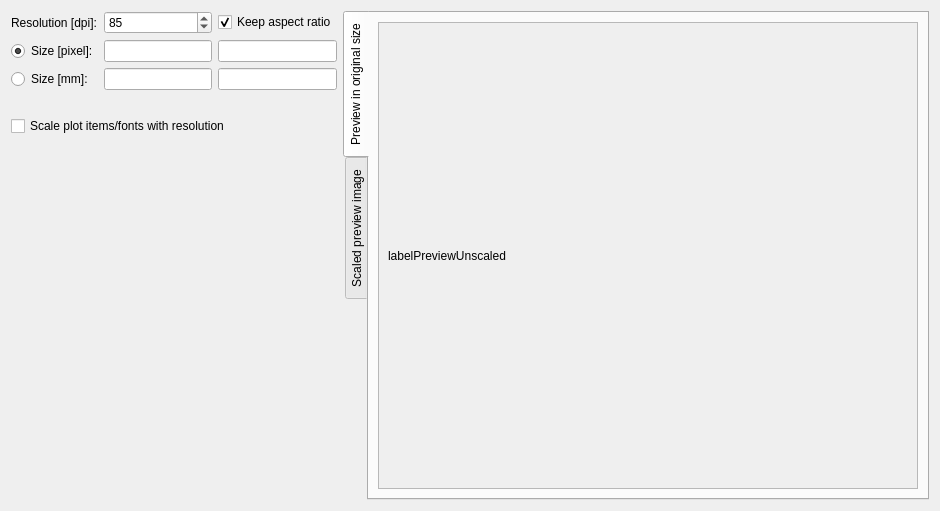
<?xml version="1.0" encoding="UTF-8"?>
<ui version="4.0">
 <class>SCI::Export2BitmapWidget</class>
 <widget class="QWidget" name="SCI::Export2BitmapWidget">
  <property name="geometry">
   <rect>
    <x>0</x>
    <y>0</y>
    <width>940</width>
    <height>511</height>
   </rect>
  </property>
  <property name="windowTitle">
   <string>Form</string>
  </property>
  <layout class="QHBoxLayout" name="horizontalLayout_2">
   <item>
    <layout class="QGridLayout" name="gridLayout">
     <item row="0" column="0">
      <widget class="QLabel" name="label_resolution">
       <property name="text">
        <string>Resolution [dpi]:</string>
       </property>
      </widget>
     </item>
     <item row="0" column="1">
      <widget class="QSpinBox" name="spinBox_resolution">
       <property name="minimum">
        <number>10</number>
       </property>
       <property name="maximum">
        <number>5000</number>
       </property>
       <property name="value">
        <number>85</number>
       </property>
      </widget>
     </item>
     <item row="0" column="2">
      <widget class="QCheckBox" name="checkBoxAspectRatio">
       <property name="text">
        <string>Keep aspect ratio</string>
       </property>
       <property name="checked">
        <bool>true</bool>
       </property>
      </widget>
     </item>
     <item row="1" column="0">
      <widget class="QRadioButton" name="radioButtonPixels">
       <property name="text">
        <string>Size [pixel]:</string>
       </property>
       <property name="checked">
        <bool>true</bool>
       </property>
      </widget>
     </item>
     <item row="1" column="1">
      <widget class="QtExt::ValidatingLineEdit" name="lineEditPixelX">
       <property name="sizePolicy">
        <sizepolicy hsizetype="Minimum" vsizetype="Fixed">
         <horstretch>0</horstretch>
         <verstretch>0</verstretch>
        </sizepolicy>
       </property>
      </widget>
     </item>
     <item row="1" column="2">
      <widget class="QtExt::ValidatingLineEdit" name="lineEditPixelY">
       <property name="sizePolicy">
        <sizepolicy hsizetype="Minimum" vsizetype="Fixed">
         <horstretch>0</horstretch>
         <verstretch>0</verstretch>
        </sizepolicy>
       </property>
      </widget>
     </item>
     <item row="2" column="0">
      <widget class="QRadioButton" name="radioButtonMM">
       <property name="text">
        <string>Size [mm]:</string>
       </property>
      </widget>
     </item>
     <item row="2" column="1">
      <widget class="QtExt::ValidatingLineEdit" name="lineEditMMX">
       <property name="sizePolicy">
        <sizepolicy hsizetype="Minimum" vsizetype="Fixed">
         <horstretch>0</horstretch>
         <verstretch>0</verstretch>
        </sizepolicy>
       </property>
      </widget>
     </item>
     <item row="2" column="2">
      <widget class="QtExt::ValidatingLineEdit" name="lineEditMMY">
       <property name="sizePolicy">
        <sizepolicy hsizetype="Preferred" vsizetype="Fixed">
         <horstretch>0</horstretch>
         <verstretch>0</verstretch>
        </sizepolicy>
       </property>
      </widget>
     </item>
     <item row="3" column="0">
      <spacer name="verticalSpacer_2">
       <property name="orientation">
        <enum>Qt::Vertical</enum>
       </property>
       <property name="sizeType">
        <enum>QSizePolicy::Fixed</enum>
       </property>
       <property name="sizeHint" stdset="0">
        <size>
         <width>20</width>
         <height>20</height>
        </size>
       </property>
      </spacer>
     </item>
     <item row="4" column="0" colspan="3">
      <widget class="QCheckBox" name="checkBoxApplyDPI">
       <property name="text">
        <string>Scale plot items/fonts with resolution</string>
       </property>
      </widget>
     </item>
     <item row="5" column="0">
      <spacer name="verticalSpacer">
       <property name="orientation">
        <enum>Qt::Vertical</enum>
       </property>
       <property name="sizeHint" stdset="0">
        <size>
         <width>20</width>
         <height>40</height>
        </size>
       </property>
      </spacer>
     </item>
    </layout>
   </item>
   <item>
    <widget class="QTabWidget" name="tabWidget">
     <property name="tabPosition">
      <enum>QTabWidget::West</enum>
     </property>
     <property name="currentIndex">
      <number>0</number>
     </property>
     <widget class="QWidget" name="tab">
      <attribute name="title">
       <string>Preview in original size</string>
      </attribute>
      <layout class="QVBoxLayout" name="verticalLayout_2">
       <item>
        <widget class="QScrollArea" name="scrollArea">
         <property name="widgetResizable">
          <bool>true</bool>
         </property>
         <widget class="QWidget" name="scrollAreaWidgetContents">
          <property name="geometry">
           <rect>
            <x>0</x>
            <y>0</y>
            <width>453</width>
            <height>469</height>
           </rect>
          </property>
          <layout class="QVBoxLayout" name="verticalLayout">
           <item>
            <widget class="QLabel" name="labelPreviewUnscaled">
             <property name="text">
              <string>labelPreviewUnscaled</string>
             </property>
            </widget>
           </item>
          </layout>
         </widget>
        </widget>
       </item>
      </layout>
     </widget>
     <widget class="QWidget" name="tab_2">
      <attribute name="title">
       <string>Scaled preview image</string>
      </attribute>
      <layout class="QVBoxLayout" name="verticalLayout_5">
       <item>
        <widget class="QtExt::AspectRatioBitmapLabel" name="labelPreviewScaled">
         <property name="sizePolicy">
          <sizepolicy hsizetype="Ignored" vsizetype="Ignored">
           <horstretch>0</horstretch>
           <verstretch>0</verstretch>
          </sizepolicy>
         </property>
         <property name="text">
          <string>labelPreviewScaled</string>
         </property>
        </widget>
       </item>
      </layout>
     </widget>
    </widget>
   </item>
  </layout>
 </widget>
 <customwidgets>
  <customwidget>
   <class>QtExt::ValidatingLineEdit</class>
   <extends>QLineEdit</extends>
   <header location="global">QtExt_ValidatingLineEdit.h</header>
  </customwidget>
  <customwidget>
   <class>QtExt::AspectRatioBitmapLabel</class>
   <extends>QLabel</extends>
   <header location="global">QtExt_AspectRatioBitmapLabel.h</header>
  </customwidget>
 </customwidgets>
 <tabstops>
  <tabstop>spinBox_resolution</tabstop>
  <tabstop>checkBoxAspectRatio</tabstop>
  <tabstop>radioButtonPixels</tabstop>
  <tabstop>lineEditPixelX</tabstop>
  <tabstop>lineEditPixelY</tabstop>
  <tabstop>radioButtonMM</tabstop>
  <tabstop>lineEditMMX</tabstop>
  <tabstop>lineEditMMY</tabstop>
  <tabstop>checkBoxApplyDPI</tabstop>
  <tabstop>tabWidget</tabstop>
  <tabstop>scrollArea</tabstop>
 </tabstops>
 <resources/>
 <connections/>
</ui>
